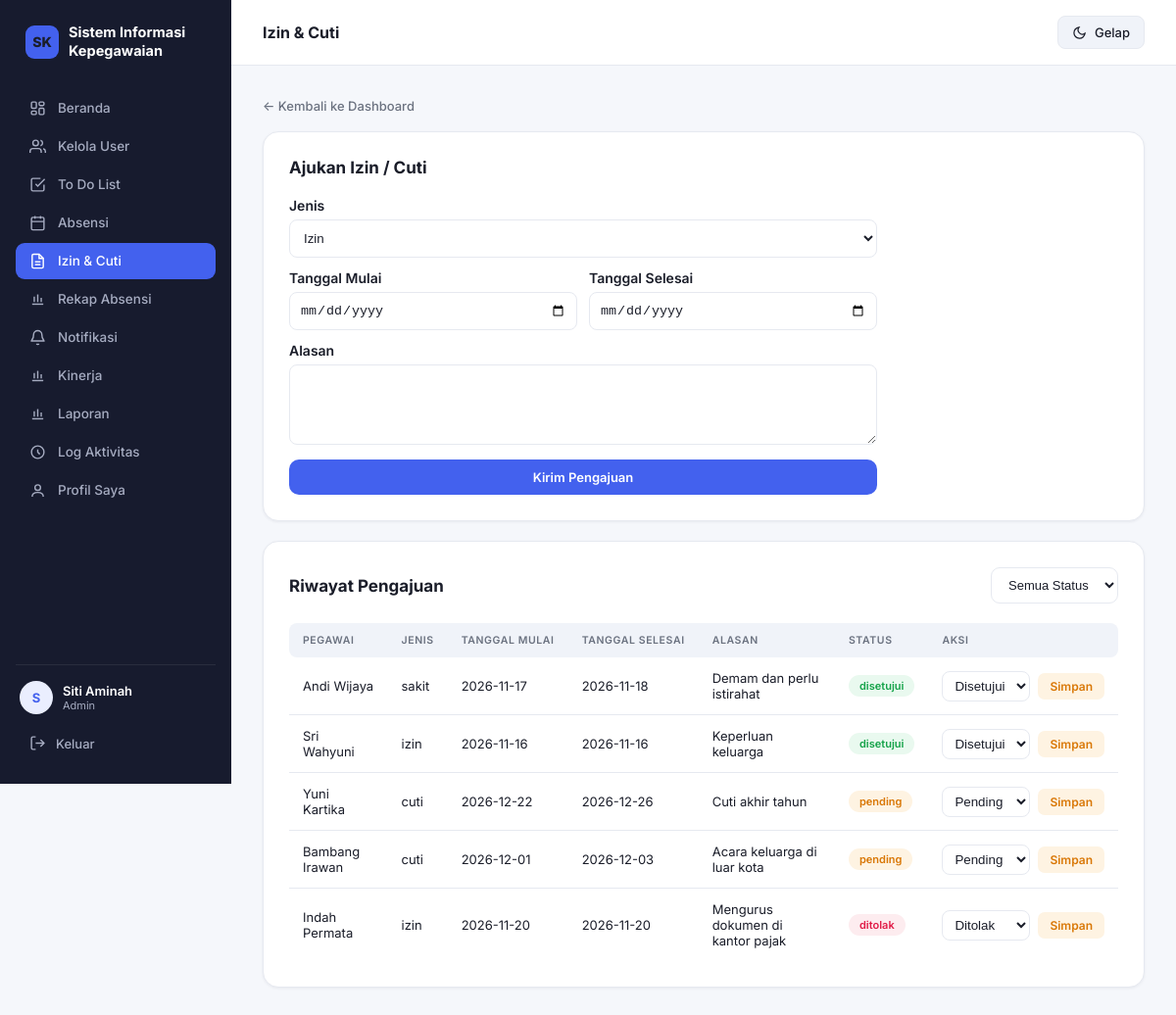
/izin.php (signed in), run on the app's committed database.
### tables this page shows
CREATE TABLE `leave_requests` (
  `id` INT(11) NOT NULL AUTO_INCREMENT,
  `user_id` VARCHAR(50) NOT NULL,
  `jenis` ENUM('izin','sakit','cuti') NOT NULL,
  `tanggal_mulai` DATE NOT NULL,
  `tanggal_selesai` DATE NOT NULL,
  `alasan` TEXT NOT NULL,
  `status` ENUM('pending','disetujui','ditolak') NOT NULL DEFAULT 'pending',
  `created_at` TIMESTAMP NOT NULL DEFAULT CURRENT_TIMESTAMP,
  PRIMARY KEY (`id`),
  KEY `idx_leave_user` (`user_id`),
  KEY `idx_leave_status` (`status`),
  CONSTRAINT `fk_leave_requests_user` FOREIGN KEY (`user_id`) REFERENCES `users` (`id`)
    ON DELETE CASCADE ON UPDATE CASCADE
);

CREATE TABLE `users` (
  `id` VARCHAR(50) NOT NULL,
  `nama` VARCHAR(100) NOT NULL,
  `unit_kerja` VARCHAR(100) NOT NULL,
  `email` VARCHAR(100) NOT NULL,
  `nomor_hp` VARCHAR(20) NOT NULL,
  `role` ENUM('super_admin','admin','user') NOT NULL DEFAULT 'user',
  `password` VARCHAR(255) NOT NULL,
  `aktif` TINYINT(1) NOT NULL DEFAULT 1,
  `email_terverifikasi` TINYINT(1) NOT NULL DEFAULT 0,
  `token_verifikasi` VARCHAR(64) DEFAULT NULL,
  `token_reset` VARCHAR(64) DEFAULT NULL,
  `token_reset_kadaluarsa` DATETIME DEFAULT NULL,
  `created_at` TIMESTAMP NOT NULL DEFAULT CURRENT_TIMESTAMP,
  `updated_at` TIMESTAMP NOT NULL DEFAULT CURRENT_TIMESTAMP ON UPDATE CURRENT_TIMESTAMP,
  PRIMARY KEY (`id`),
  UNIQUE KEY `uk_users_email` (`email`),
  KEY `idx_users_role` (`role`),
  KEY `idx_users_token_verifikasi` (`token_verifikasi`),
  KEY `idx_users_token_reset` (`token_reset`)
);

### db.php (called while the page is built, shortened)
<?php
function db_prepare(mysqli $koneksi, string $sql): mysqli_stmt
{
    $stmt = mysqli_prepare($koneksi, $sql);
    return $stmt;
}
function db_result(mysqli_stmt $stmt): mysqli_result
{
    $hasil = mysqli_stmt_get_result($stmt);
    return $hasil;
}

### izin.php (the view, shortened to what this page needs)
<?php
require_once "config/koneksi.php";
$role = $_SESSION['role'];
$where = [];
$whereSql = count($where) > 0 ? 'WHERE ' . implode(' AND ', $where) : '';
$sql = "SELECT lr.*, u.nama AS nama_user FROM leave_requests lr JOIN users u ON lr.user_id = u.id $whereSql ORDER BY lr.created_at DESC";
$stmt = db_prepare($koneksi, $sql);
mysqli_stmt_execute($stmt);
$requestResult = db_result($stmt);
?>
<!DOCTYPE html>
<html lang="id">
<head>
    <link rel="stylesheet" href="assets/css/style.css">
</head>
<body>
    <div class="app-shell">
        <?php include 'includes/sidebar.php'; ?>
        <div class="main-area">
            <div class="topbar">
                <div class="topbar-title">Izin & Cuti</div>
                <div class="topbar-right">
                    <button class="theme-toggle" onclick="toggleTheme()" type="button">
                        <span class="theme-toggle-icon"></span><span class="theme-toggle-label">Gelap</span>
                    </button>
                </div>
            </div>
            <div class="container">
                <a href="dashboard.php" class="back-link">&larr; Kembali ke Dashboard</a>
                <div class="card-box">
                    <div class="card-header">
                        <h2>Ajukan Izin / Cuti</h2>
                    </div>
                    <form method="POST" action="izin.php" style="display:grid; gap:12px; max-width:600px;">
                        <label>
                            <span style="display:block; margin-bottom:6px; font-weight:600;">Jenis</span>
                            <select name="jenis" required style="width:100%; padding:10px; border-radius:8px; border:1px solid var(--border); background:var(--surface); color:var(--text);">
                                <option value="izin">Izin</option>
                            </select>
                        </label>
                        <div style="display:grid; grid-template-columns:1fr 1fr; gap:12px;">
                            <label>
                                <span style="display:block; margin-bottom:6px; font-weight:600;">Tanggal Mulai</span>
                                <input type="date" name="tanggal_mulai" required style="width:100%; padding:10px; border-radius:8px; border:1px solid var(--border); background:var(--surface); color:var(--text);">
                            </label>
                            <label>
                                <span style="display:block; margin-bottom:6px; font-weight:600;">Tanggal Selesai</span>
                                <input type="date" name="tanggal_selesai" required style="width:100%; padding:10px; border-radius:8px; border:1px solid var(--border); background:var(--surface); color:var(--text);">
                            </label>
                        </div>
                        <label>
                            <span style="display:block; margin-bottom:6px; font-weight:600;">Alasan</span>
                            <textarea name="alasan" rows="4" required style="width:100%; padding:10px; border-radius:8px; border:1px solid var(--border); background:var(--surface); color:var(--text);"></textarea>
                        </label>
                        <button type="submit" class="btn-primary">Kirim Pengajuan</button>
                    </form>
                </div>
                <div class="card-box" style="margin-top:20px;">
                    <div class="card-header">
                        <h2>Riwayat Pengajuan</h2>
                        <form method="GET" action="izin.php" style="display:flex; gap:10px; align-items:center; flex-wrap:wrap;">
                            <select name="status" onchange="this.form.submit()" style="padding:9px 13px; border:1.5px solid var(--border); border-radius:9px; background:var(--surface); color:var(--text); font-size:13px;">
                                <option value="">Semua Status</option>
                            </select>
                        </form>
                    </div>
                    <div class="table-responsive">
                        <table>
                            <thead>
                                <tr>
                                    <?php if ($role === 'super_admin' || $role === 'admin'): ?><th>Pegawai</th><?php endif; ?>
                                    <th>Jenis</th>
                                    <th>Tanggal Mulai</th>
                                    <th>Tanggal Selesai</th>
                                    <th>Alasan</th>
                                    <th>Status</th>
                                    <?php if ($role === 'super_admin' || $role === 'admin'): ?><th>Aksi</th><?php endif; ?>
                                </tr>
                            </thead>
                            <tbody>
                                <?php if (mysqli_num_rows($requestResult) > 0): ?>
                                    <?php while ($row = mysqli_fetch_assoc($requestResult)): ?>
                                        <tr>
                                            <?php if ($role === 'super_admin' || $role === 'admin'): ?><td><?= htmlspecialchars($row['nama_user']) ?></td><?php endif; ?>
                                            <td><?= htmlspecialchars($row['jenis']) ?></td>
                                            <td><?= htmlspecialchars($row['tanggal_mulai']) ?></td>
                                            <td><?= htmlspecialchars($row['tanggal_selesai']) ?></td>
                                            <td><?= htmlspecialchars($row['alasan']) ?></td>
                                            <td><span class="badge badge-status-<?= htmlspecialchars($row['status']) ?>"><?= htmlspecialchars($row['status']) ?></span></td>
                                            <?php if ($role === 'super_admin' || $role === 'admin'): ?>
                                                <td>
                                                    <form method="POST" action="izin.php" style="display:flex; gap:8px; align-items:center;">
                                                        <select name="status" style="padding:6px 8px; border-radius:8px; border:1px solid var(--border); background:var(--surface); color:var(--text);">
                                                            <option value="pending" <?= $row['status'] === 'pending' ? 'selected' : '' ?>>Pending</option>
                                                            <option value="disetujui" <?= $row['status'] === 'disetujui' ? 'selected' : '' ?>>Disetujui</option>
                                                            <option value="ditolak" <?= $row['status'] === 'ditolak' ? 'selected' : '' ?>>Ditolak</option>
                                                        </select>
                                                        <button type="submit" class="btn-sm btn-edit">Simpan</button>
                                                    </form>
                                                </td>
                                            <?php endif; ?>
                                        </tr>
                                    <?php endwhile; ?>
                                <?php else: ?>
                                    <tr><td colspan="7" style="text-align:center; padding:20px;">Belum ada data pengajuan.</td></tr>
                                <?php endif; ?>
                            </tbody>
                        </table>
                    </div>
                </div>
            </div>
        </div>
    </div>
</body>
</html>

### style.css (style rules this page uses)
:root, :root[data-theme="light"] { --bg: #F5F7FB; --surface: #FFFFFF; --surface-alt: #F0F3F9; --border: #E6E9F0; --text: #1A1D29; --text-muted: #6B7280; --primary: #4361EE; --primary-dark: #3145C4; --primary-soft: #EAEEFE; --success: #16A34A; --success-soft: #E9F9EF; --danger: #E11D48; --danger-soft: #FDECEF; --warning: #D97706; --warning-soft: #FEF3E2; --shadow: 0 8px 24px rgba(20,25,50,0.08); --shadow-sm: 0 1px 3px rgba(20,25,50,0.06); --sidebar-bg: #171B2E; --sidebar-text: #A6ACC1; --sidebar-text-active: #FFFFFF; }
* { margin: 0; padding: 0; box-sizing: border-box; }
html { color-scheme: light dark; }
body { font-family: 'Inter', -apple-system, sans-serif; color: var(--text); background: var(--bg); transition: background 0.2s ease, color 0.2s ease; font-size: 14px; }
a { color: inherit; text-decoration: none; }
button { font-family: inherit; cursor: pointer; }
.theme-toggle { display: flex; align-items: center; gap: 8px; background: var(--surface-alt); border: 1px solid var(--border); color: var(--text); padding: 8px 14px; border-radius: 8px; font-size: 13px; font-weight: 500; transition: 0.15s; }
.theme-toggle-icon { width: 15px; height: 15px; display: inline-flex; }
.app-shell { display: flex; min-height: 100vh; }
.main-area { flex: 1; min-width: 0; }
.topbar { background: var(--surface); border-bottom: 1px solid var(--border); padding: 16px 32px; display: flex; justify-content: space-between; align-items: center; position: sticky; top: 0; z-index: 10; gap: 12px; flex-wrap: wrap; }
.topbar-title { font-size: 16px; font-weight: 700; color: var(--text); }
.topbar-right { display: flex; align-items: center; gap: 14px; }
.container { max-width: 1180px; margin: 0 auto; padding: 32px; }
.card-box { background: var(--surface); border: 1px solid var(--border); border-radius: 16px; padding: 26px; box-shadow: var(--shadow-sm); }
.card-header { display: flex; justify-content: space-between; align-items: center; margin-bottom: 20px; flex-wrap: wrap; gap: 12px; }
.card-header h2 { font-size: 17px; font-weight: 700; color: var(--text); }
.btn-primary { background: var(--primary); color: #fff; padding: 10px 18px; border: none; border-radius: 10px; font-size: 13px; font-weight: 600; display: inline-block; transition: 0.15s; }
.table-responsive { overflow-x: auto; }
table { width: 100%; border-collapse: collapse; font-size: 13px; }
thead th { background: var(--surface-alt); color: var(--text-muted); text-transform: uppercase; font-size: 10.5px; letter-spacing: 0.6px; font-weight: 600; padding: 11px 14px; text-align: left; white-space: nowrap; }
thead th:first-child { border-radius: 8px 0 0 8px; }
thead th:last-child { border-radius: 0 8px 8px 0; }
tbody td { padding: 13px 14px; border-bottom: 1px solid var(--border); color: var(--text); }
tbody tr:last-child td { border-bottom: none; }
tbody tr { transition: background 0.12s; }
.badge { padding: 4px 11px; border-radius: 20px; font-size: 11px; font-weight: 600; white-space: nowrap; display: inline-block; }
.role-super_admin, .badge-nonaktif, .badge-prioritas-tinggi, .badge-status-tertunda, .badge-status-alpha, .badge-status-ditolak { background: var(--danger-soft); color: var(--danger); }
.role-admin, .badge-prioritas-sedang, .badge-status-proses, .badge-status-terlambat, .badge-status-pending, .badge-status-izin { background: var(--warning-soft); color: var(--warning); }
.badge-aktif, .badge-status-selesai, .badge-status-hadir, .badge-status-disetujui, .badge-status-sakit { background: var(--success-soft); color: var(--success); }
.btn-sm { padding: 6px 12px; border-radius: 7px; font-size: 12px; border: none; font-weight: 600; }
.btn-edit { background: var(--warning-soft); color: var(--warning); }
.back-link { display: inline-flex; align-items: center; gap: 6px; margin-bottom: 18px; color: var(--text-muted); font-size: 13px; font-weight: 500; transition: 0.15s; }

### data on the page
leave_requests: user.nama "Andi Wijaya", jenis "sakit", tanggal_mulai "2026-11-17", tanggal_selesai "2026-11-18", alasan "Demam dan perlu istirahat", status "disetujui", status "Disetujui"
leave_requests: user.nama "Sri Wahyuni", jenis "izin", tanggal_mulai "2026-11-16", tanggal_selesai "2026-11-16", alasan "Keperluan keluarga", status "disetujui", status "Disetujui"
leave_requests: user.nama "Yuni Kartika", jenis "cuti", tanggal_mulai "2026-12-22", tanggal_selesai "2026-12-26", alasan "Cuti akhir tahun", status "pending", status "Pending"
leave_requests: user.nama "Bambang Irawan", jenis "cuti", tanggal_mulai "2026-12-01", tanggal_selesai "2026-12-03", alasan "Acara keluarga di luar kota", status "pending", status "Pending"
leave_requests: user.nama "Indah Permata", jenis "izin", tanggal_mulai "2026-11-20", tanggal_selesai "2026-11-20", alasan "Mengurus dokumen di kantor pajak", status "ditolak", status "Ditolak"

### other printed values
substr($_SESSION['nama'], 0, 1) "S"
$_SESSION['nama'] "Siti Aminah"
str_replace('_', ' ', $_SESSION['role']) "Admin"
